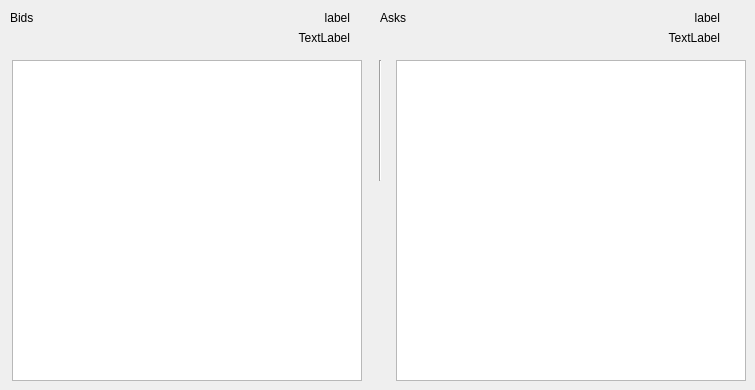
   <widget class="QWidget" name="OrderBook">
    <attribute name="title">
     <string>Order Book</string>
    </attribute>
    <widget class="QTableWidget" name="BidsTable">
     <property name="geometry">
      <rect>
       <x>12</x>
       <y>60</y>
       <width>350</width>
       <height>321</height>
      </rect>
     </property>
     <property name="palette">
      <palette>
       <active>
        <colorrole role="Text">
         <brush brushstyle="SolidPattern">
          <color alpha="255">
           <red>51</red>
           <green>51</green>
           <blue>51</blue>
          </color>
         </brush>
        </colorrole>
       </active>
       <inactive>
        <colorrole role="Text">
         <brush brushstyle="SolidPattern">
          <color alpha="255">
           <red>51</red>
           <green>51</green>
           <blue>51</blue>
          </color>
         </brush>
        </colorrole>
       </inactive>
       <disabled>
        <colorrole role="Text">
         <brush brushstyle="SolidPattern">
          <color alpha="255">
           <red>85</red>
           <green>85</green>
           <blue>85</blue>
          </color>
         </brush>
        </colorrole>
       </disabled>
      </palette>
     </property>
     <property name="font">
      <font>
       <pointsize>9</pointsize>
       <weight>50</weight>
       <bold>false</bold>
      </font>
     </property>
     <property name="horizontalScrollBarPolicy">
      <enum>Qt::ScrollBarAsNeeded</enum>
     </property>
    </widget>
    <widget class="QTableWidget" name="AsksTable">
     <property name="geometry">
      <rect>
       <x>396</x>
       <y>60</y>
       <width>350</width>
       <height>321</height>
      </rect>
     </property>
     <property name="palette">
      <palette>
       <active>
        <colorrole role="Text">
         <brush brushstyle="SolidPattern">
          <color alpha="255">
           <red>51</red>
           <green>51</green>
           <blue>51</blue>
          </color>
         </brush>
        </colorrole>
       </active>
       <inactive>
        <colorrole role="Text">
         <brush brushstyle="SolidPattern">
          <color alpha="255">
           <red>51</red>
           <green>51</green>
           <blue>51</blue>
          </color>
         </brush>
        </colorrole>
       </inactive>
       <disabled>
        <colorrole role="Text">
         <brush brushstyle="SolidPattern">
          <color alpha="255">
           <red>85</red>
           <green>85</green>
           <blue>85</blue>
          </color>
         </brush>
        </colorrole>
       </disabled>
      </palette>
     </property>
     <property name="font">
      <font>
       <pointsize>9</pointsize>
       <weight>50</weight>
       <bold>false</bold>
      </font>
     </property>
     <property name="horizontalScrollBarPolicy">
      <enum>Qt::ScrollBarAsNeeded</enum>
     </property>
    </widget>
    <widget class="QLabel" name="BidsCount">
     <property name="geometry">
      <rect>
       <x>10</x>
       <y>10</y>
       <width>91</width>
       <height>16</height>
      </rect>
     </property>
     <property name="text">
      <string>Bids</string>
     </property>
    </widget>
    <widget class="QLabel" name="AsksCount">
     <property name="geometry">
      <rect>
       <x>380</x>
       <y>10</y>
       <width>91</width>
       <height>16</height>
      </rect>
     </property>
     <property name="text">
      <string>Asks</string>
     </property>
    </widget>
    <widget class="QLabel" name="COWSupply">
     <property name="geometry">
      <rect>
       <x>540</x>
       <y>10</y>
       <width>180</width>
       <height>15</height>
      </rect>
     </property>
     <property name="text">
      <string>label</string>
     </property>
     <property name="alignment">
      <set>Qt::AlignRight|Qt::AlignTrailing|Qt::AlignVCenter</set>
     </property>
    </widget>
    <widget class="QLabel" name="COWDemand">
     <property name="geometry">
      <rect>
       <x>160</x>
       <y>10</y>
       <width>190</width>
       <height>15</height>
      </rect>
     </property>
     <property name="text">
      <string>label</string>
     </property>
     <property name="alignment">
      <set>Qt::AlignRight|Qt::AlignTrailing|Qt::AlignVCenter</set>
     </property>
    </widget>
    <widget class="QLabel" name="BtcDemand">
     <property name="geometry">
      <rect>
       <x>200</x>
       <y>30</y>
       <width>150</width>
       <height>15</height>
      </rect>
     </property>
     <property name="text">
      <string>TextLabel</string>
     </property>
     <property name="alignment">
      <set>Qt::AlignRight|Qt::AlignTrailing|Qt::AlignVCenter</set>
     </property>
    </widget>
    <widget class="QLabel" name="BtcSupply">
     <property name="geometry">
      <rect>
       <x>570</x>
       <y>30</y>
       <width>150</width>
       <height>15</height>
      </rect>
     </property>
     <property name="text">
      <string>TextLabel</string>
     </property>
     <property name="alignment">
      <set>Qt::AlignRight|Qt::AlignTrailing|Qt::AlignVCenter</set>
     </property>
    </widget>
    <widget class="Line" name="line">
     <property name="geometry">
      <rect>
       <x>370</x>
       <y>60</y>
       <width>20</width>
       <height>121</height>
      </rect>
     </property>
     <property name="orientation">
      <enum>Qt::Vertical</enum>
     </property>
    </widget>
   </widget>
